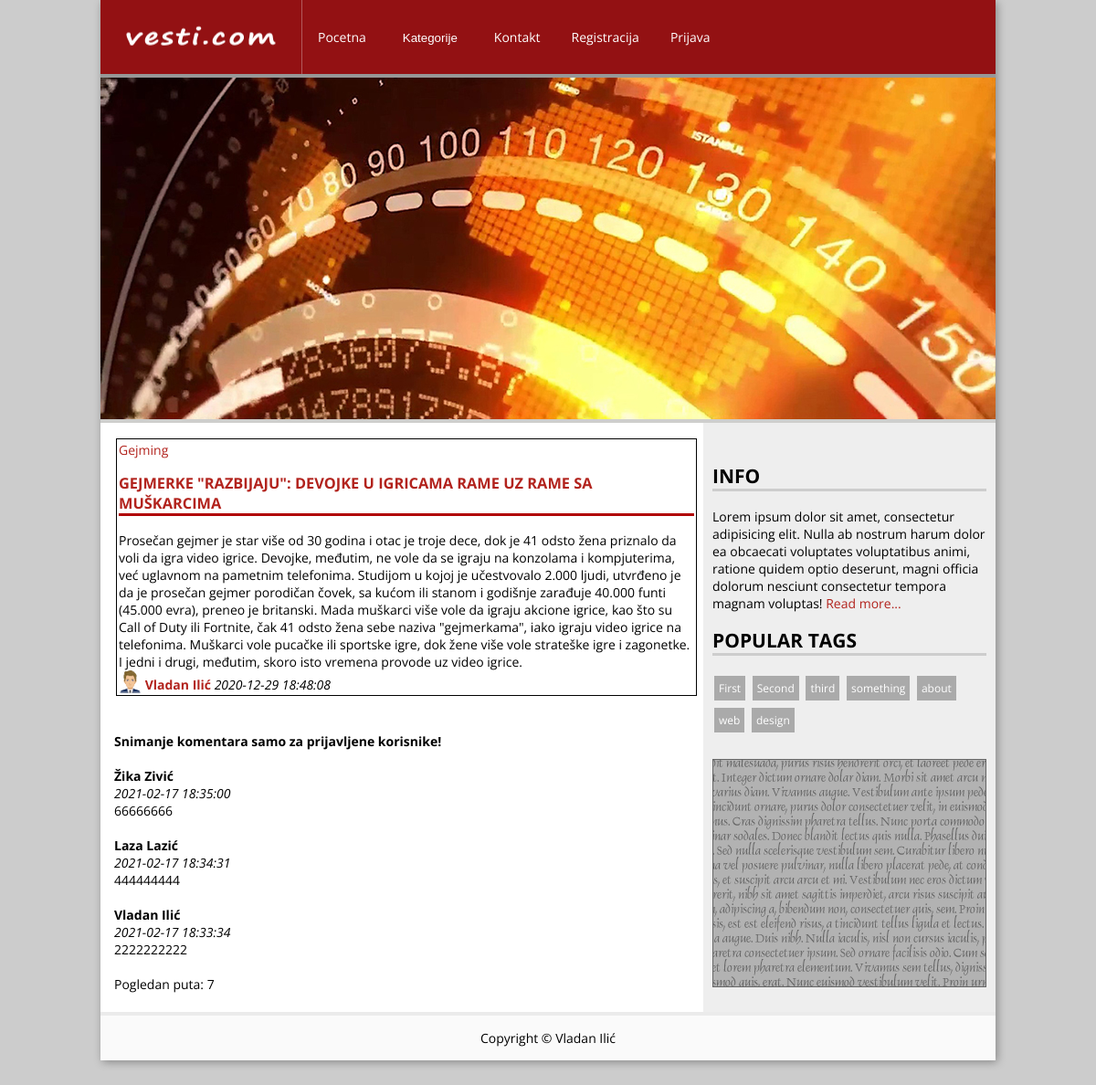
Page /vesti.php?id=11 on the committed database.
### tables this page shows
CREATE TABLE IF NOT EXISTS `komentari` (
  `id` int(3) UNSIGNED NOT NULL AUTO_INCREMENT,
  `idVesti` int(3) NOT NULL,
  `ime` varchar(50) NOT NULL,
  `komentar` text NOT NULL,
  `vreme` timestamp NOT NULL DEFAULT CURRENT_TIMESTAMP,
  `dozvoljen` int(11) NOT NULL DEFAULT '0',
  PRIMARY KEY (`id`)
);

### klase/classBaza.php (called while the page is built, shortened)
<?php
class Baza{
    protected $lokacija;
    protected $korime;
    protected $lozinka;
    protected $baza;
    protected $db;
    public function __construct(){
        $this->lokacija="localhost";
        $this->korime="root";
        $this->lozinka="";
        $this->baza="news";
    }
    public function connect(){
        $this->db=@mysqli_connect($this->lokacija, $this->korime, $this->lozinka, $this->baza);
        return $this->db;
    }
    public function query($upit){
        return mysqli_query($this->db, $upit);
    }
    public function fetch_object($rez){
        return mysqli_fetch_object($rez);
    }
}
?>

### funkcije.php (called while the page is built, shortened)
<?php
function login()
{
    if(isset($_SESSION['id']) and isset($_SESSION['ime']) and isset($_SESSION['status']))
        return true;
    else if(isset($_COOKIE['id']) and isset($_COOKIE['ime']) and isset($_COOKIE['status']) )
    {
        $_SESSION['id']=$_COOKIE['id'];
        $_SESSION['ime']=$_COOKIE['ime'];
        $_SESSION['status']=$_COOKIE['status'];
        return true;
    }
    else
        return false;
}
?>

### vesti.php (the view, shortened to what this page needs)
<?php
$db=new Baza();
?>
<!DOCTYPE html>
<html lang="sr">
<head>
    <link href="css/style.css" rel="stylesheet">
</head>
<body>
<div id="wrapper">
    <?php include_once("_menu.php");?>
    <div class="content">
        <div id="main">
        <?php
              if(isset($_GET['id']))$upit="SELECT * FROM vwvesti WHERE obrisan=0 AND id=".$_GET['id'];
              $rez=$db->query($upit);
              while($red=$db->fetch_object($rez))
              {
                  echo "<div style='border: 1px solid black; width:100%;margin:2px;padding:2px'>";
                  echo "<a href='index.php?kategorija=".$red->kategorija."'>".$red->naziv."</a><br>";
                  echo "<h3><a href='vesti.php?id=".$red->id."'>".$red->naslov."</a></h3>";
                  echo $red->tekst;
                  echo "<br>";
                  if(file_exists("avatar/".$red->autor.".jpg")) $slika="avatar/".$red->autor.".jpg";
                  else $slika="avatar/nouser.jpg";
                  echo "<img src='{$slika}' height='25px'> ";
                  echo "<b><a href='index.php?autor=".$red->autor."'>".$red->ime ." ".$red->prezime."</a></b> <i>".$red->vreme."</i><br>";
                  echo "</div>";
                  $pogledan=$red->pogledan;
              }
              $upit="UPDATE vesti SET pogledan=pogledan+1 WHERE id=".$_GET['id'];
              $db->query($upit);
          ?>
<br><br>
<?php
          if(isset($_GET['id']))
          {
              $id=$_GET['id'];
          }
?>
<?php if(Login())
     { ?>
          <form action="vesti.php?id=<?= $id?>" method="post">
              <textarea name="komentar" id="komentar" cols="30" rows="10" placeholder="Unesite komentar" required></textarea><br><br>
              <button>Snimite komentar</button>
          </form>
          <br><br>
<?php }
else echo "<b>Snimanje komentara samo za prijavljene korisnike!</b><br><br>";
?>
          <?php
          $upit="SELECT * FROM komentari WHERE idvesti={$id} AND dozvoljen=1 ORDER by vreme DESC";
          $rez=$db->query($upit);
          while($red=$db->fetch_object($rez))
          {
              echo "<div>";
              echo "<div><b>{$red->ime}</b> <br> <i>{$red->vreme}</i></div>";
              echo "<div>{$red->komentar}</div>";
              echo "</div><br>";
          }
              echo "Pogledan puta: ".$pogledan;
               ?>
        </div>
        <?php include_once("_sidebar.php")?>
        </div>
        <?php include_once("_futer.php")?>
    </div>
</body>
</html>

### css/style.css (style rules this page uses)
body { background-color: #ccc; font-family: "Open Sans"; font-size: 0.875rem; margin:0; padding: 0; }
h1, h2, h3, h4, h5, h6 { text-transform: uppercase; border-bottom: 3px solid #b00203; }
a { text-decoration: none; color:#b2231d; }
img { vertical-align: bottom; }
#wrapper { background-color: white; width: 980px; margin: 0 auto 50px; border-radius: 2px; box-shadow: 2px 2px 10px #888888; }
.content { display:flex; align-items:flex-start; }
#main { padding: 15px; flex-basis: 630px; }

### rows in the picture
komentari: ime "Žika Zivić", vreme "2021-02-17 18:35:00", komentar "66666666"
komentari: ime "Laza Lazić", vreme "2021-02-17 18:34:31", komentar "444444444"
komentari: ime "Vladan Ilić", vreme "2021-02-17 18:33:34", komentar "2222222222"

### other values in the picture
$red->naziv "Gejming"
$red->naslov "GEJMERKE \"RAZBIJAJU\": DEVOJKE U IGRICAMA RAME UZ RAME SA MUŠKARCIMA"
$red->ime "Vladan"
$red->prezime "Ilić"
$red->vreme "2020-12-29 18:48:08"
$pogledan "7"
